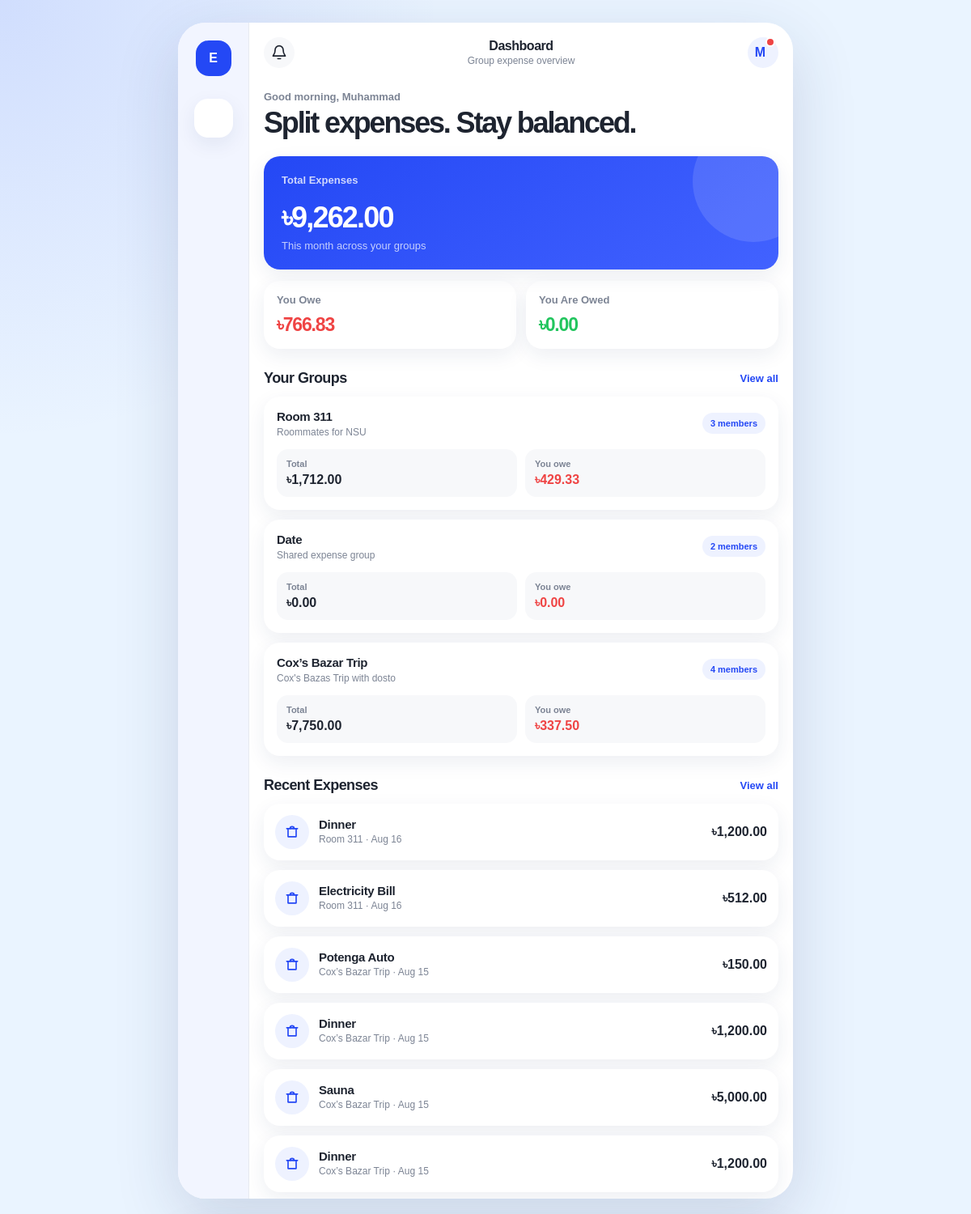
/dashboard.php (signed in), run on the app's committed database.
### tables this page shows
CREATE TABLE `groups` (
  `group_id` int(11) NOT NULL,
  `group_name` varchar(100) NOT NULL,
  `description` varchar(255) DEFAULT NULL,
  `created_at` timestamp NOT NULL DEFAULT current_timestamp(),
  `settlement_deadline` date DEFAULT NULL
);

CREATE TABLE `expenses` (
  `expense_id` int(11) NOT NULL,
  `title` varchar(150) NOT NULL,
  `amount` double NOT NULL,
  `expense_date` date NOT NULL,
  `created_at` timestamp NOT NULL DEFAULT current_timestamp(),
  `group_id` int(11) NOT NULL,
  `user_id` int(11) NOT NULL
);

### dashboard.php (the view, shortened to what this page needs)
<?php
require_once "config/database.php";
$user_id = (int) $_SESSION["user_id"];
$user_name = $_SESSION["user_name"] ?? "User";
function money($value) {
    return "৳" . number_format((float) $value, 2);
}
$total_expenses = 0;
$balances = [];
$group_balances = [];
$current_month = date("m");
$current_year = date("Y");
$stmt = $conn->prepare("SELECT e.group_id, e.user_id AS paid_by, e.amount, e.expense_date FROM expenses e INNER JOIN group_members gm ON e.group_id = gm.group_id WHERE gm.user_id = ?");
$stmt->bind_param("i", $user_id);
$stmt->execute();
$expenses_for_user = $stmt->get_result();
while ($expense = $expenses_for_user->fetch_assoc()) {
    if (date("m", strtotime($expense["expense_date"])) === $current_month && date("Y", strtotime($expense["expense_date"])) === $current_year) {
        $total_expenses += (float) $expense["amount"];
    }
}
$stmt = $conn->prepare("SELECT e.group_id, e.user_id AS paid_by, ep.user_id AS participant_id, ep.share_amount FROM expenses e INNER JOIN expenses_participants ep ON e.expense_id = ep.expense_id WHERE ep.is_settled = 0 AND ep.user_id <> e.user_id AND (ep.user_id = ? OR e.user_id = ?)");
$stmt->bind_param("ii", $user_id, $user_id);
$stmt->execute();
$expense_balances = $stmt->get_result();
while ($row = $expense_balances->fetch_assoc()) {
    add_balance($balances, $row["participant_id"], $row["paid_by"], $row["share_amount"]);
    add_group_balance($group_balances, $row["group_id"], $row["participant_id"], $row["paid_by"], $row["share_amount"]);
}
$you_owe = 0;
$you_are_owed = 0;
foreach ($group_balances as $group_balance) {
    foreach ($group_balance[$user_id] ?? [] as $amount) {
        if ($amount > 0) {
            $you_owe += $amount;
        } else {
            $you_are_owed += abs($amount);
        }
    }
}
$stmt = $conn->prepare("SELECT g.group_id, g.group_name, g.description FROM groups g INNER JOIN group_members gm ON g.group_id = gm.group_id WHERE gm.user_id = ? ORDER BY g.created_at DESC LIMIT 4");
$stmt->bind_param("i", $user_id);
$stmt->execute();
$group_rows = $stmt->get_result();
$groups = [];
while ($group = $group_rows->fetch_assoc()) {
    $current_group_id = (int) $group["group_id"];
    $stmt = $conn->prepare("SELECT user_id FROM group_members WHERE group_id = ?");
    $stmt->bind_param("i", $current_group_id);
    $stmt->execute();
    $members = $stmt->get_result();
    $group["member_count"] = $members->num_rows;
    $total_amount = 0;
    $stmt = $conn->prepare("SELECT amount FROM expenses WHERE group_id = ?");
    $stmt->bind_param("i", $current_group_id);
    $stmt->execute();
    $expenses = $stmt->get_result();
    while ($expense = $expenses->fetch_assoc()) {
        $total_amount += (float) $expense["amount"];
    }
    $stmt = $conn->prepare("SELECT amount FROM subscriptions WHERE group_id = ?");
    $stmt->bind_param("i", $current_group_id);
    $stmt->execute();
    $subscriptions = $stmt->get_result();
    while ($subscription = $subscriptions->fetch_assoc()) {
        $total_amount += (float) $subscription["amount"];
    }
    $group["total_amount"] = $total_amount;
    $group["user_balance"] = array_sum($group_balances[$current_group_id][$user_id] ?? []);
    $groups[] = $group;
}
$stmt = $conn->prepare("
    SELECT e.expense_id, e.title, e.amount, e.expense_date, g.group_name, u.name AS paid_by
    FROM expenses e
    INNER JOIN groups g ON e.group_id = g.group_id
    INNER JOIN users u ON e.user_id = u.user_id
    INNER JOIN group_members gm ON e.group_id = gm.group_id
    WHERE gm.user_id = ?
    ORDER BY e.created_at DESC
    LIMIT 6
");
$stmt->bind_param("i", $user_id);
$stmt->execute();
$recent_expenses = $stmt->get_result();
$pageTitle = "Dashboard";
$pageSubtitle = "Group expense overview";
$activeNav = "home";
$basePath = "";
include "includes/header.php";
?>
<section>
    <p class="page-kicker">Good morning, <?= htmlspecialchars(explode(" ", $user_name)[0]) ?></p>
    <h2 class="hero-title">Split expenses. Stay balanced.</h2>
</section>
<section class="summary-card" style="margin-top:22px;">
    <p class="summary-label">Total Expenses</p>
    <div class="amount"><?= money($total_expenses) ?></div>
    <p class="summary-subtext">This month across your groups</p>
</section>
<section class="mini-grid">
    <article class="mini-card">
        <p class="section-kicker">You Owe</p>
        <div class="amount negative"><?= money($you_owe) ?></div>
    </article>
    <article class="mini-card">
        <p class="section-kicker">You Are Owed</p>
        <div class="amount positive"><?= money($you_are_owed) ?></div>
    </article>
</section>
<section>
    <div class="section-header">
        <h2>Your Groups</h2>
        <a class="section-link" href="groups/details.php">View all</a>
    </div>
    <div class="card-list">
        <?php if (count($groups) > 0): ?>
            <?php foreach ($groups as $group): ?>
                <a class="group-card" href="groups/details.php?group_id=<?= (int) $group["group_id"] ?>">
                    <div class="group-card-top">
                        <div>
                            <h3><?= htmlspecialchars($group["group_name"]) ?></h3>
                            <p class="group-meta"><?= htmlspecialchars($group["description"] ?: "Shared expense group") ?></p>
                        </div>
                        <span class="badge"><?= (int) $group["member_count"] ?> members</span>
                    </div>
                    <div class="group-stats">
                        <div class="stat-pill"><span>Total</span><strong><?= money($group["total_amount"]) ?></strong></div>
                        <?php $group_balance = (float) $group["user_balance"]; ?>
                        <div class="stat-pill"><span><?= $group_balance >= 0 ? 'You owe' : 'You are owed' ?></span><strong class="<?= $group_balance >= 0 ? 'negative' : 'positive' ?>"><?= money(abs($group_balance)) ?></strong></div>
                    </div>
                </a>
            <?php endforeach; ?>
        <?php endif; ?>
    </div>
</section>
<section>
    <div class="section-header">
        <h2>Recent Expenses</h2>
        <a class="section-link" href="expenses/list.php">View all</a>
    </div>
    <div class="card-list">
        <?php if ($recent_expenses->num_rows > 0): ?>
            <?php while ($expense = $recent_expenses->fetch_assoc()): ?>
                <a class="transaction-row" href="expenses/details.php?expense_id=<?= (int) $expense["expense_id"] ?>">
                    <span class="icon-circle"><svg class="inline-icon" viewBox="0 0 24 24"><path d="M4 7h16"/><path d="M6 7v12h12V7"/><path d="M9 7a3 3 0 0 1 6 0"/></svg></span>
                    <span class="transaction-body">
                        <h3><?= htmlspecialchars($expense["title"]) ?></h3>
                        <span class="transaction-meta"><?= htmlspecialchars($expense["group_name"]) ?> · <?= htmlspecialchars(date("M j", strtotime($expense["expense_date"]))) ?></span>
                    </span>
                    <span class="transaction-amount"><?= money($expense["amount"]) ?></span>
                </a>
            <?php endwhile; ?>
        <?php endif; ?>
    </div>
</section>
<?php include "includes/footer.php"; ?>

### includes/header.php (shortened to what this page needs)
<?php
$basePath = $basePath ?? "";
$pageTitle = $pageTitle ?? "Dashboard";
$pageSubtitle = $pageSubtitle ?? "";
$activeNav = $activeNav ?? "home";
$showBack = $showBack ?? false;
$backHref = $backHref ?? "javascript:history.back()";
$userName = $_SESSION["user_name"] ?? "User";
$userInitial = strtoupper(substr($userName, 0, 1));
?>
<!DOCTYPE html>
<html lang="en">
<head>
    <link rel="stylesheet" href="<?= $basePath ?>css/style.css">
</head>
<body>
<div class="app-shell">
    <?php include __DIR__ . "/sidebar.php"; ?>
    <div class="app-main-wrap">
        <header class="app-header">
            <?php if ($showBack): ?>
                <a class="icon-button" href="<?= htmlspecialchars($backHref) ?>" aria-label="Go back">
                    <svg class="inline-icon" viewBox="0 0 24 24"><path d="M15 18l-6-6 6-6"/></svg>
                </a>
            <?php else: ?>
                <a class="icon-button" href="<?= $basePath ?>notifications/index.php" aria-label="Notifications">
                    <svg class="inline-icon" viewBox="0 0 24 24"><path d="M18 8a6 6 0 0 0-12 0c0 7-3 7-3 9h18c0-2-3-2-3-9"/><path d="M10 21h4"/></svg>
                </a>
            <?php endif; ?>
            <div class="header-title">
                <h1><?= htmlspecialchars($pageTitle) ?></h1>
                <?php if ($pageSubtitle !== ""): ?>
                    <p><?= htmlspecialchars($pageSubtitle) ?></p>
                <?php endif; ?>
            </div>
            <a class="avatar has-dot" href="<?= $basePath ?>profile.php" aria-label="Profile">
                <?= htmlspecialchars($userInitial) ?>
            </a>
        </header>
        <main class="app-main">

### includes/sidebar.php (shortened to what this page needs)
<?php
$basePath = $basePath ?? "";
$activeNav = $activeNav ?? "home";
function expico_sidebar_icon($name) {
    $icons = [
        "home" => '<svg class="inline-icon" viewBox="0 0 24 24"><path d="M3 10.5 12 3l9 7.5"/><path d="M5 10v10h14V10"/></svg>',
        "groups" => '<svg class="inline-icon" viewBox="0 0 24 24"><path d="M16 21v-2a4 4 0 0 0-4-4H6a4 4 0 0 0-4 4v2"/><circle cx="9" cy="7" r="4"/><path d="M22 21v-2a4 4 0 0 0-3-3.87"/><path d="M16 3.13a4 4 0 0 1 0 7.75"/></svg>',
        "activity" => '<svg class="inline-icon" viewBox="0 0 24 24"><path d="M4 19V5"/><path d="M8 17V9"/><path d="M12 19V4"/><path d="M16 15v-5"/><path d="M20 19V7"/></svg>',
        "profile" => '<svg class="inline-icon" viewBox="0 0 24 24"><circle cx="12" cy="8" r="4"/><path d="M4 21a8 8 0 0 1 16 0"/></svg>',
        "logout" => '<svg class="inline-icon" viewBox="0 0 24 24"><path d="M10 17l5-5-5-5"/><path d="M15 12H3"/><path d="M21 3v18"/></svg>',
    ];
    return $icons[$name] ?? $icons["home"];
}
?>
<aside class="desktop-sidebar" aria-label="Desktop navigation">
    <a class="sidebar-brand" href="<?= $basePath ?>dashboard.php" aria-label="Expico home">E</a>
    <a class="sidebar-link <?= $activeNav === 'home' ? 'active' : '' ?>" href="<?= $basePath ?>dashboard.php" aria-label="Home"><?= expico_sidebar_icon("home") ?></a>
    <a class="sidebar-link <?= $activeNav === 'groups' ? 'active' : '' ?>" href="<?= $basePath ?>groups/details.php" aria-label="Groups"><?= expico_sidebar_icon("groups") ?></a>
    <a class="sidebar-link <?= $activeNav === 'activity' ? 'active' : '' ?>" href="<?= $basePath ?>expenses/list.php" aria-label="Activity"><?= expico_sidebar_icon("activity") ?></a>
    <a class="sidebar-link <?= $activeNav === 'profile' ? 'active' : '' ?>" href="<?= $basePath ?>profile.php" aria-label="Profile"><?= expico_sidebar_icon("profile") ?></a>
    <a class="sidebar-link" href="<?= $basePath ?>logout.php" aria-label="Logout"><?= expico_sidebar_icon("logout") ?></a>
</aside>

### includes/footer.php (shortened to what this page needs)
        </main>
    </div>
</div>
</body>
</html>

### data on the page
groups: group_name "Room 311", description "Roommates for NSU", member_count "3", total_amount "৳1,712.00", group_balance "৳429.33"
groups: group_name "Date", description "Shared expense group", group_id "2", total_amount "৳0.00", group_balance "৳0.00"
groups: group_name "Cox’s Bazar Trip", description "Cox's Bazas Trip with dosto", member_count "4", total_amount "৳7,750.00", group_balance "৳337.50"
expenses: title "Dinner", group.group_name "Room 311", expense_date "Aug 16", amount "৳1,200.00"
expenses: title "Electricity Bill", group.group_name "Room 311", expense_date "Aug 16", amount "৳512.00"
expenses: title "Potenga Auto", group.group_name "Cox’s Bazar Trip", expense_date "Aug 15", amount "৳150.00"
expenses: title "Dinner", group.group_name "Cox’s Bazar Trip", expense_date "Aug 15", amount "৳1,200.00"
expenses: title "Sauna", group.group_name "Cox’s Bazar Trip", expense_date "Aug 15", amount "৳5,000.00"
expenses: title "Dinner", group.group_name "Cox’s Bazar Trip", expense_date "Aug 15", amount "৳1,200.00"

### other printed values
$pageTitle "Dashboard"
$pageSubtitle "Group expense overview"
$userInitial "M"
explode(" ", $user_name)[0] "Muhammad"
money($total_expenses) "৳9,262.00"
money($you_owe) "৳766.83"
money($you_are_owed) "৳0.00"
